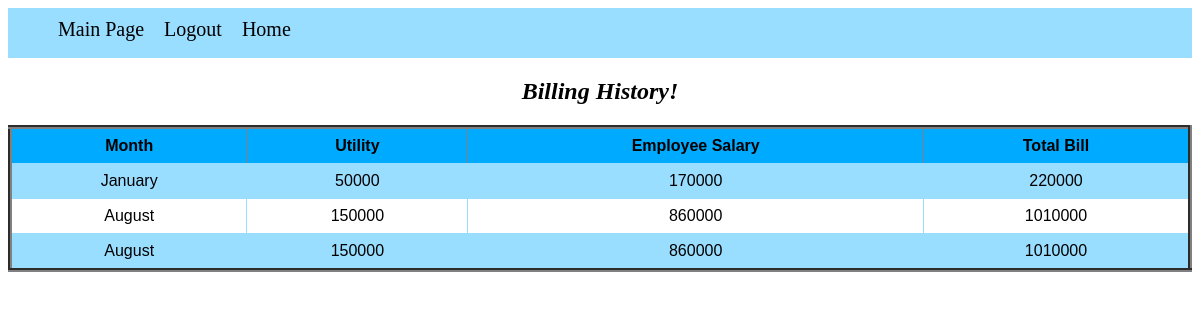
Page /Management/View/BillHistory.php (signed in) on the committed database.
### tables this page shows
CREATE TABLE `hospitalbills` (
  `Id` int(100) NOT NULL,
  `Month` varchar(100) NOT NULL,
  `Utility` varchar(100) NOT NULL,
  `EmployeeSalary` varchar(100) NOT NULL,
  `TotalBill` varchar(100) NOT NULL
);

### Management/Model/db.php (called while the page is built, shortened)
<?php
class db{
function ShowBills($conn)
{
    $result = $conn->query("SELECT * FROM hospitalbills");
    return $result;
}
}

### Management/View/BillHistory.php (the view, shortened to what this page needs)
<?php
include("header.php");
?>
<html>
<head>
</head>
<body>
        <center>
            <h2><b><i> Billing History! </i></b></h2>
            <table border="4", width = "60%">
            <tr>
                <th>Month</th>
                <th>Utility</th>
                <th>Employee Salary</th>
                <th>Total Bill</th>
            </tr>
            <?php
                include("../Model/db.php");
                $connection = new db();
                $conobj=$connection->OpenCon();
                $userQuery=$connection->ShowBills($conobj);
                if ($userQuery->num_rows > 0) {
                    while($row = $userQuery->fetch_assoc()) {
                        echo "<tr>";
                        echo "<td>".$row["Month"]."</td>";
                        echo "<td>".$row["Utility"]."</td>";
                        echo "<td>".$row["EmployeeSalary"]."</td>";
                        echo "<td>".$row["TotalBill"]."</td>";
                        echo "</tr>";
                  }
                }
                ?>
		</table>
        <br>
        </center>
</body>
</html>

### Management/View/header.php (style rules this page uses)
table { font-family: arial, sans-serif; border-collapse: collapse; width: 100%; }
td { border: 1px solid #99ddff; text-align: left; padding: 8px; }
tr:nth-child(even) { background-color:#99ddff ; }
th { text-align: center; background-color:#00aaff; text-align: center; padding: 8px; }
td { text-align: center; }

### rows in the picture
hospitalbills: Month "January", Utility "50000", EmployeeSalary "170000", TotalBill "220000"
hospitalbills: Month "August", Utility "150000", EmployeeSalary "860000", TotalBill "1010000"
hospitalbills: Month "August", Utility "150000", EmployeeSalary "860000", TotalBill "1010000"
